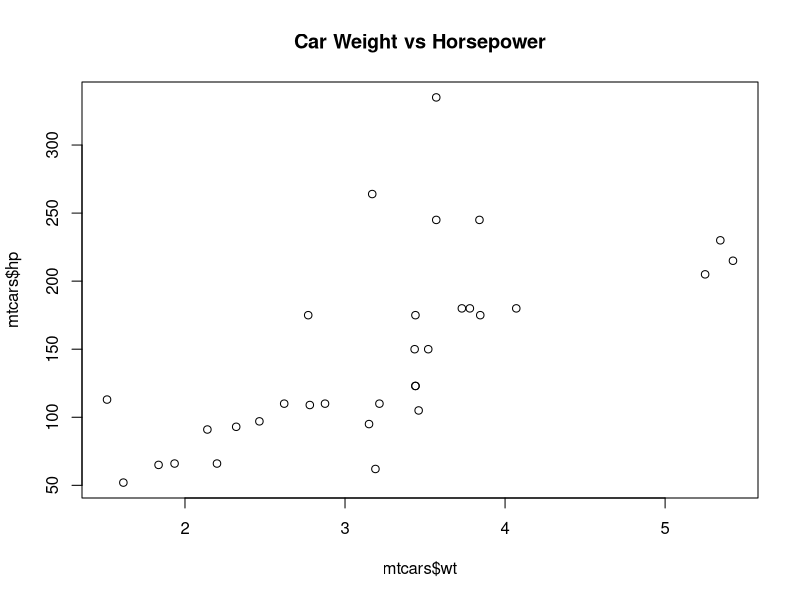
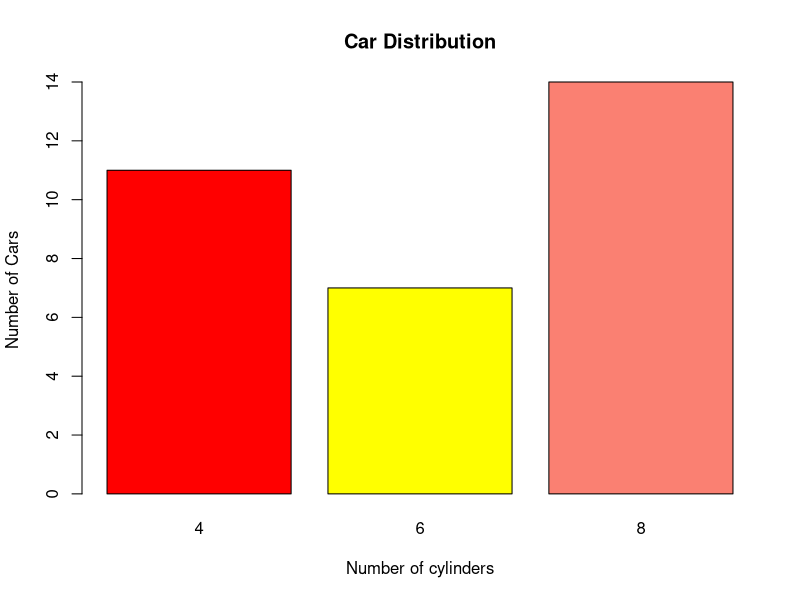
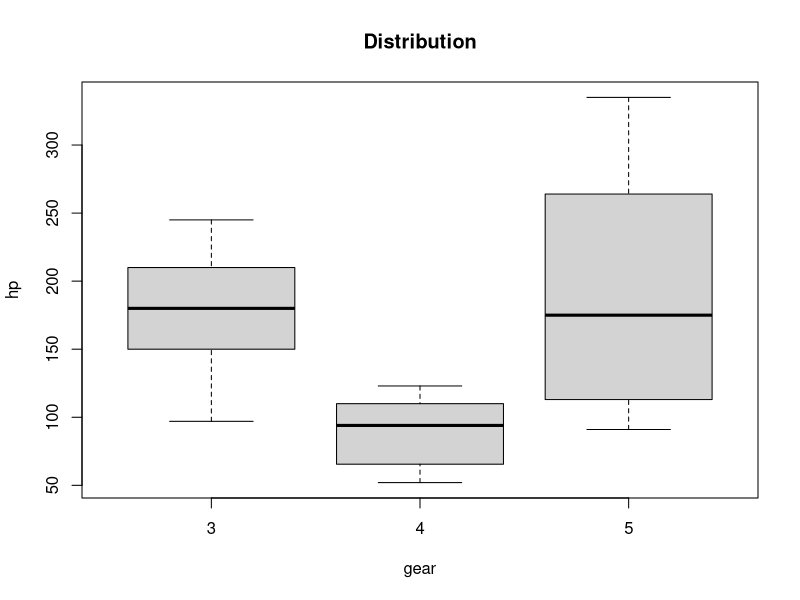
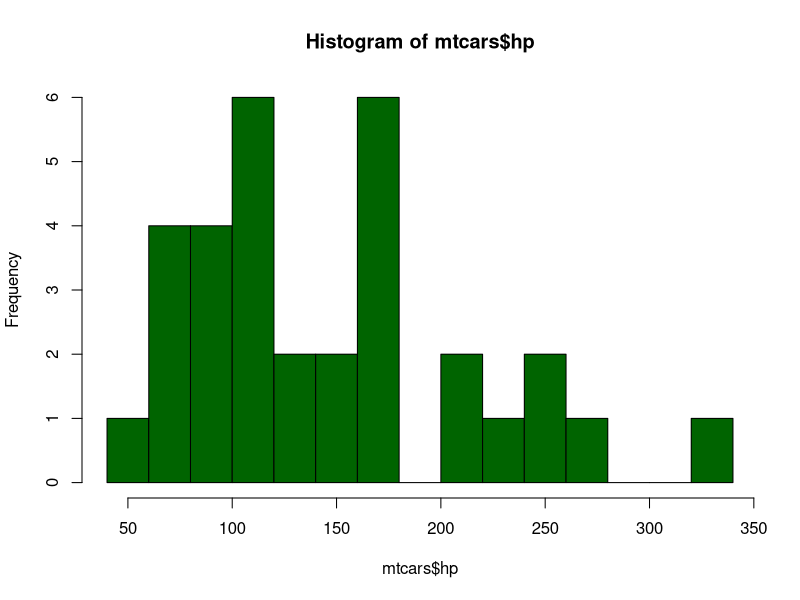
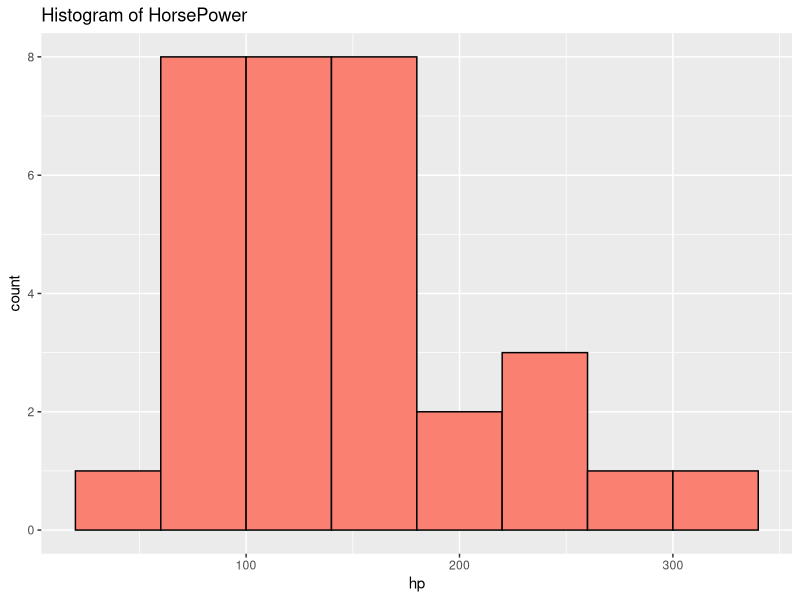

Write R code to recreate these figures, in order.
# This script reads a dataset and performs 
# some plotting using R
# Let's work with the mtcars dataset again
# as we are already familiar with the data

data(mtcars)

# Plotting weight and horsepower as a scatter plot
plot(mtcars$wt, mtcars$hp, main='Car Weight vs Horsepower')

# Table function helps to summarize our data by counting
# the number of rows by the values of a specific variable
count_cyl <- table(mtcars$cyl)

# We can do barplots with barplot:
barplot(count_cyl, main="Car Distribution", 
        xlab="Number of cylinders", ylab="Number of Cars",
        col = c('red','yellow','salmon'))

# Cheatsheet for colors 
# https://www.nceas.ucsb.edu/sites/default/files/2020-04/colorPaletteCheatsheet.pdf

# Creating boxplots is also easy with the boxplot function
# Notice that the formula in the arguments is a bit different
boxplot(hp~gear,data=mtcars, main="Distribution")

# Creating histograms is also easy:
hist(mtcars$hp, breaks=20, col=c('darkgreen'))

# For plotting, people normally use ggplot2, one of the coolest
# libraries in R (part of the tidyverse universe of packages)
library(ggplot2)

# ggplot is a modular function that works a bit differently. Here is an example
# of building an histogram of Horse Power and adding a title:
(
  ggplot(mtcars, 
       aes(x=hp)
       ) + geom_histogram(color='black', fill='salmon', binwidth=40) 
  + ggtitle('Histogram of HorsePower')
)